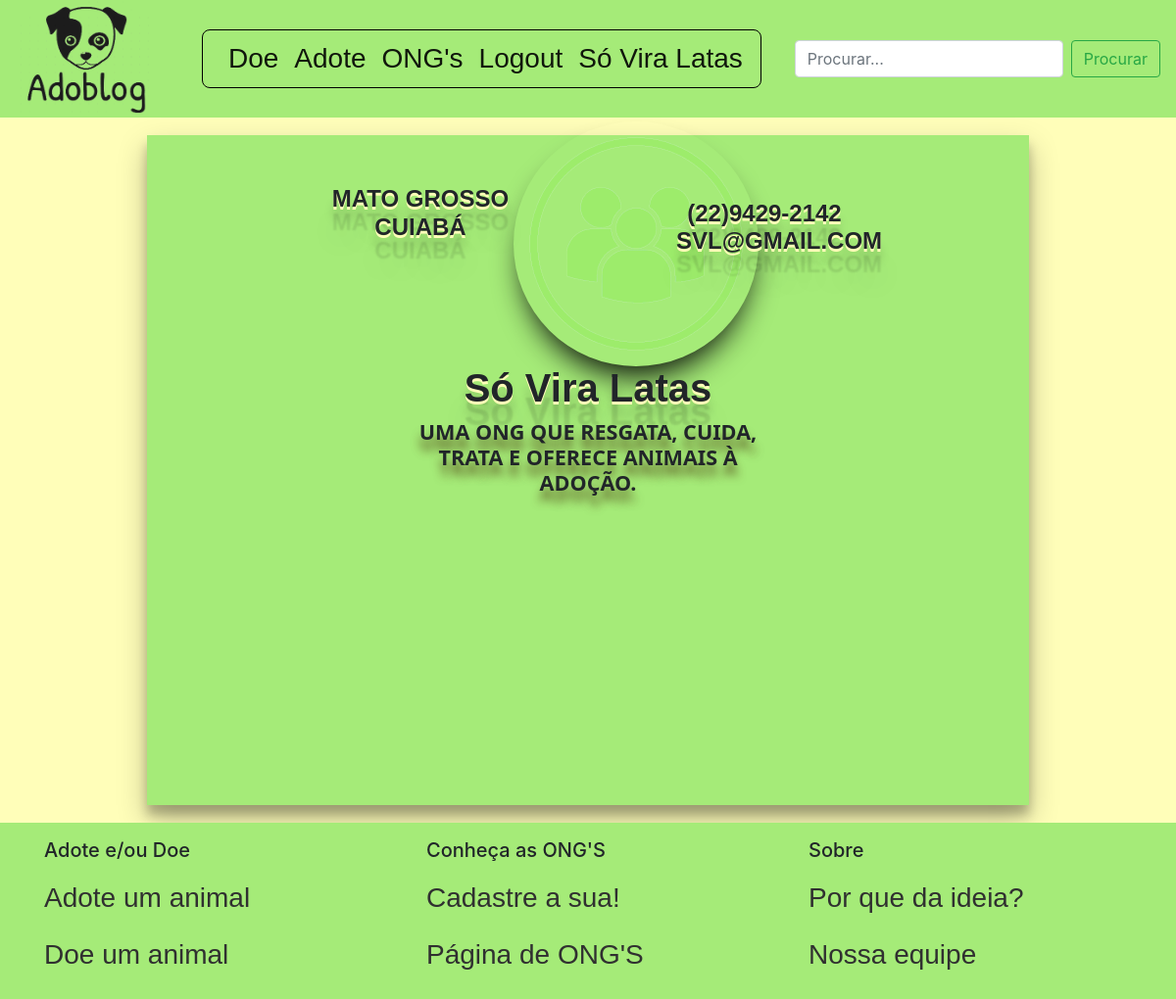
/screens/ong/ongprofile.php (signed in), run on the app's committed database.
### tables this page shows
CREATE TABLE IF NOT EXISTS `tb_ong` (
    `ong_id` INT(11) UNSIGNED NOT NULL AUTO_INCREMENT,
    `ong_nome` VARCHAR(40) NOT NULL,
    `ong_razaosocial` VARCHAR(60) NOT NULL,
    `ong_email` VARCHAR(60) NOT NULL,
    `ong_cnpj` VARCHAR(20) NOT NULL,
    `ong_descricao` VARCHAR(255),
    `ong_estado` VARCHAR(20) NOT NULL,
    `ong_cidade` VARCHAR(40) NOT NULL,
    `ong_telefone` VARCHAR(40) NOT NULL,
    `ong_senha` VARCHAR(20) NOT NULL,
    `ong_imagem` VARCHAR(255) NOT NULL,
    PRIMARY KEY (`ong_id`)
);

### screens/ong/ongprofile.php (the view, shortened to what this page needs)
<?php
    require_once '../../script/connection.php';
    $id = "";
    if(isset($_GET['pfp'])){
        $id = $_GET['pfp'];
    } else {
        $id = $_SESSION['ong_id'];
    }
    $result = $mysqli->query("SELECT * FROM tb_ong WHERE ong_id='$id'");
    $row = $result->fetch_array();
    $imagem = $row['ong_imagem'];
    if($imagem == "" || NULL){
        $imagempadrao = "imgpadrao.png";
    }else{
        $imagempadrao = $imagem;
    }
?>
<!DOCTYPE html>
<html>
<head>
    <link rel="stylesheet" type="text/css" href="../../styles/ongprofile.css">
    <link href="https://cdn.jsdelivr.net/npm/bootstrap@5.1.3/dist/css/bootstrap.min.css" rel="stylesheet">
    <link href="//maxcdn.bootstrapcdn.com/bootstrap/4.0.0/css/bootstrap.min.css" rel="stylesheet" id="bootstrap-css">
    <link rel="stylesheet" href="https://cdn.jsdelivr.net/npm/bootstrap@4.6.1/dist/css/bootstrap.min.css">
</head>
<body>
    <nav class="navbar sticky-top navbar-expand-lg navbar-light" style="background-color: #A5EB78; overflow: hidden">
        <a class="navbar-brand" href="../index.php">
            <img src="../../images/logo.png"  class="thumbnail"  alt="Logo">
        </a>
        <div class="collapse navbar-collapse justify-content-end" id="navbarSupportedContent">
            <ul class="navbar-nav mx-auto" style="border: 1px solid black;
                                                  border-radius: 8px;
                                                  padding-top: 0px;
                                                  padding-bottom: 0px;
                                                  margin-right: 10px;
                                                  margin-left: 10px;">
                <?php
                    if(!$_SESSION){
                        echo "
                            <li class='nav-item' style='padding-left:18px;'>
                                <a class='nav-link active' href='../pub/doarform.php'> Doe </a>
                            </li>
                        ";
                    }else{
                        echo "
                            <li class='nav-item' style='padding-left:18px;'>
                                <a class='nav-link active' href='../pub/createpost.php'> Doe </a>
                            </li>
                        ";
                    }
                ?>
                <li class="nav-item">
                    <a class="nav-link active" href="../pub/pubpage.php"> Adote </a>
                </li>
                <li class="nav-item">
                    <a class="nav-link active" href="ongpage.php"> ONG's </a>
                </li>
                <?php
                    if(!$_SESSION){
                        echo "
                            <li class='nav-item'>
                                <a class='nav-link active' href='../logs/login.php'> Entrar </a>
                            </li>
                            <li class='nav-item'>
                                <a class='nav-link active' href='../logs/registerong.php' style='padding-right:18px;'> Cadastrar </a>
                            </li>
                        ";
                    }else{
                        echo "
                            <li class='nav-item'>
                                <a class='nav-link active' href='../../script/logout.php'> Logout </a>
                            </li>
                        ";
                        echo "
                            <li class='nav-item'>
                                <a class='nav-link active' href='ongprofile.php' style='padding-right:18px;'>";
                                    $nome = $_SESSION['login'];
                                    print_r($nome);
                        echo "  </a>
                            </li>";
                    }
                ?>
            </ul>
            <form class="form-inline my-2 my-lg-0">
                <input class="form-control mr-sm-2" type="search" placeholder="Procurar..." aria-label="Search">
                <button class="btn btn-outline-success my-2 my-sm-0" type="submit">Procurar</button>
            </form>
        </div>
    </nav>
    <div class="containerPrincipal fadeIn first">
        <div class="containerPerfil">
                <h2 class="estadoOng"><?php echo $row['ong_estado']; ?><br>
                <?php echo $row['ong_cidade']; ?></h2>
                <img src="../../uploads/img_ong/<?php echo $imagempadrao; ?>" class="Img"><br>
                <h2 class="telefoneOng"><?php echo $row['ong_telefone']; ?> <br>
                <?php echo $row['ong_email']; ?> </h2>
                    <h1 class="nomeOng"> <b> <?php echo $row['ong_nome']; ?> </b> </h1>
                    <h2 class="descricaoOng"> <?php echo $row['ong_descricao']; ?> </h2>
            <div class="containerAnimais">
            </div>
        </div>
    </div>
    <div class="fadeIn footer">
        <footer class="container-fluid py-3" style="background: #A5EB78; height: 125%;">
            <div class="row">
                <div class="col-6 col-md ft1" style="margin-left: 30px;">
                    <h5>Adote e/ou Doe</h5>
                    <ul class="navbar-nav mr-auto">
                        <li class="nav-item"><a style="color: #303030;" class="nav-link active" href="../index.php">Adote um animal</a></li>
                        <li class="nav-item"><a style="color: #303030;" class="nav-link active" href="../pub/doarform.php">Doe um animal</a></li>
                    </ul>
                </div>
                <div class="col-6 col-md ft2">
                    <h5>Conheça as ONG'S</h5>
                    <ul class="navbar-nav mr-auto">
                        <li class="nav-item"><a style="color: #303030;" class="nav-link active" href="../logs/registerong.php">Cadastre a sua!</a></li>
                        <li class="nav-item"><a style="color: #303030;" class="nav-link active" href="ongpage.php">Página de ONG'S</a></li>
                    </ul>
                </div>
                <div class="col-6 col-md ft3">
                    <h5>Sobre</h5>
                    <ul class="navbar-nav mr-auto">
                        <li class="nav-item"><a style="color: #303030;" class="nav-link active" href="#">Por que da ideia?</a></li>
                        <li class="nav-item"><a style="color: #303030;" class="nav-link active" href="#">Nossa equipe</a></li>
                    </ul>
                </div>
            </div>
        </footer>
    </div>
</body>

### styles/ongprofile.css (style rules this page uses)
a { text-decoration: none; color: black; float: left; font-size: 28px; font-weight: bolder; font-family:'Lucida Sans', 'Lucida Sans Regular', 'Lucida Grande', 'Lucida Sans Unicode', Geneva, Verdana, sans-serif; }
.navbar.navbar-expand-lg.navbar-light { -webkit-animation-name: fadeInDown; animation-name: fadeInDown; -webkit-animation-duration: 0.8s; animation-duration: 0.8s; -webkit-animation-fill-mode: both; animation-fill-mode: both; position: relative; height: 15%; }
body { font-family: "Poppins", sans-serif; height: 100vh; }
a { color: #cccccc; display:inline-block; text-decoration: none; font-weight: 400; }
.thumbnail { width: 140px; height: 120px; transition: .2s; margin: 0 auto; }
.nav-link.active { transition: transform .2s; }
h2 { text-align: center; font-size: 16%; font-weight: 600; text-transform: uppercase; display:inline-block; margin: 40px 8px 10px 8px; color: #cccccc; }
.fadeIn.footer { -webkit-animation-name: fadeInDown; animation-name: fadeInDown; -webkit-animation-duration: 1s; animation-duration: 1s; -webkit-animation-fill-mode: both; animation-fill-mode: both; }
.col-6.col-md.ft1 { -webkit-animation-delay: 1s; -moz-animation-delay: 1s; animation-delay: 1s; }
.col-6.col-md.ft2 { -webkit-animation-delay: 1.2s; -moz-animation-delay: 1.2s; animation-delay: 1.2s; }
.col-6.col-md.ft3 { -webkit-animation-delay: 1.4s; -moz-animation-delay: 1.4s; animation-delay: 1.4s; }
.fadeIn { opacity:0; -webkit-animation:fadeIn ease-in 1; -moz-animation:fadeIn ease-in 1; animation:fadeIn ease-in 1; -webkit-animation-fill-mode:forwards; -moz-animation-fill-mode:forwards; animation-fill-mode:forwards; -webkit-animation-duration:1s; -moz-animation-duration:1s; animation-duration:1s; }
.fadeIn.first { -webkit-animation-delay: 0.2s; -moz-animation-delay: 0.2s; animation-delay: 0.2s; }
.containerPrincipal { position: relative; width: 100%; height: 90%; background-color: rgb(255, 254, 185); }
.containerPerfil { position: relative; top: 2.5%; left: 12.5%; width: 75%; height: 95%; background-color: #A5EB78; box-shadow: rgba(0, 0, 0, 0.25) 0px 14px 28px, rgba(0, 0, 0, 0.22) 0px 10px 10px; text-align: center; }
.Img { border-radius: 50%; width: 250px; height: 250px; box-shadow: rgb(14, 19, 12) 0px 20px 30px -10px; position: absolute; top: -2%; left: 41.5%; }
.nomeOng { font-family: 'Franklin Gothic Medium', 'Arial Narrow', Arial, sans-serif; position: relative; top: 15%; text-shadow: 0px 3px 0px rgb(255, 254, 185), 0px 14px 10px rgba(0,0,0,0.15), 0px 24px 2px rgba(0,0,0,0.1), 0px 34px 30px rgba(0,0,0,0.1); }
.descricaoOng { width: 45%; font-size: 135%; font-family: 'Segoe UI', Tahoma, Geneva, Verdana, sans-serif; font-weight: bold; text-shadow: 0px 11px 10px rgba(81,67,21,0.8); position: relative; top: 15% }
.estadoOng { font-family: 'Franklin Gothic Medium', 'Arial Narrow', Arial, sans-serif; font-weight: bold; font-size: 150%; position: relative; top: 7.5%; text-shadow: 0px 3px 0px rgb(255, 254, 185), 0px 14px 10px rgba(0,0,0,0.15), 0px 24px 2px rgba(0,0,0,0.1), 0px 34px 30px rgba(0,0,0,0.1); left: -19%; }
.telefoneOng { font-family: 'Franklin Gothic Medium', 'Arial Narrow', Arial, sans-serif; font-weight: bold; font-size: 150%; position: relative; top: 0%; text-shadow: 0px 3px 0px rgb(255, 254, 185), 0px 14px 10px rgba(0,0,0,0.15), 0px 24px 2px rgba(0,0,0,0.1), 0px 34px 30px rgba(0,0,0,0.1); left: 20%; width: 20%; }
.containerAnimais { position: relative; left: 5%; top: 15%; width: 90%; height: 50%; }

### data on the page
tb_ong: ong_estado "MATO GROSSO", ong_cidade "CUIABÁ", ong_imagem (picture), ong_telefone "(22)9429-2142", ong_email "SVL@GMAIL.COM", ong_nome "Só Vira Latas", ong_descricao "UMA ONG QUE RESGATA, CUIDA, TRATA E OFERECE ANIMAIS À ADOÇÃO."
